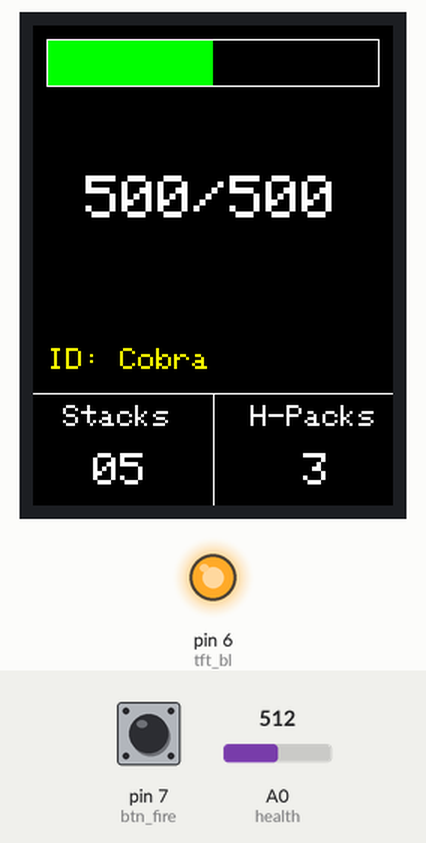
Recording of a sketch running on a simulated Arduino Uno, built with avr-gcc and run on an emulated ATmega328P. On the bench: 240×320 colour display, output pins drawn as LEDs (lit = HIGH). The test bench sets the inputs (shaded band); at power-on: A0 (health) = 512, pin 7 (btn_fire) HIGH.

Above: at 1.4 s.
1.5 s: A0 (health) set to 378
At 2.7 s:
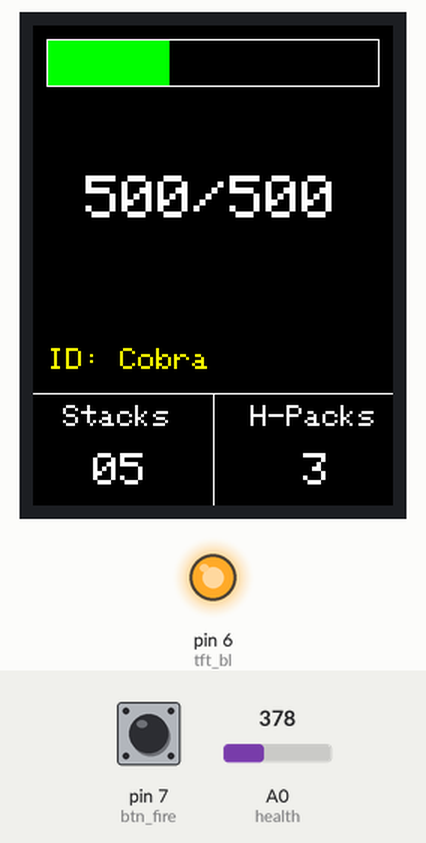
3.0 s: A0 (health) set to 362
At 3.9 s:
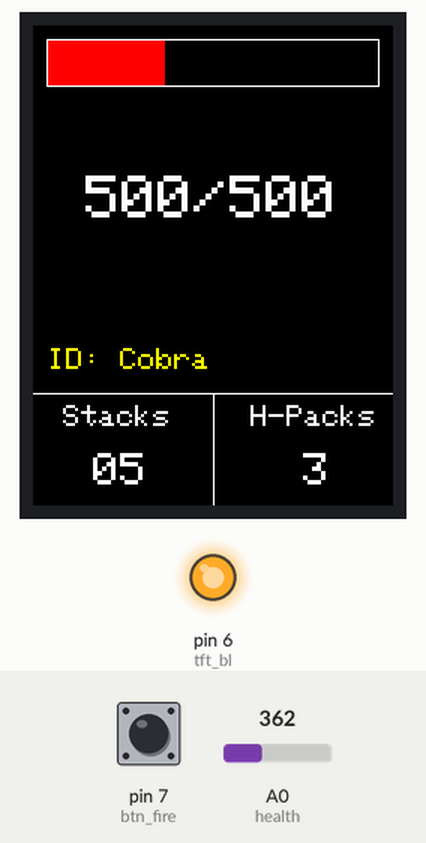
4.5 s: pin 7 (btn_fire) pulled LOW for 1 s
At 6.0 s:
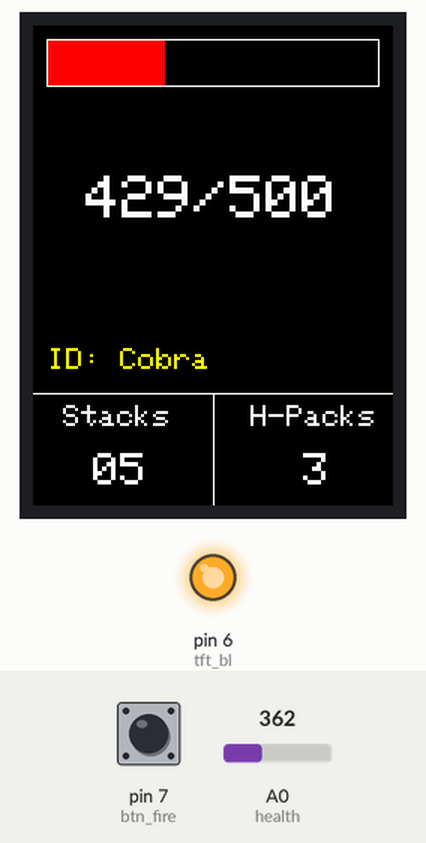
7.0 s: pin 7 (btn_fire) pulled LOW for 0.15 s
At 7.6 s:
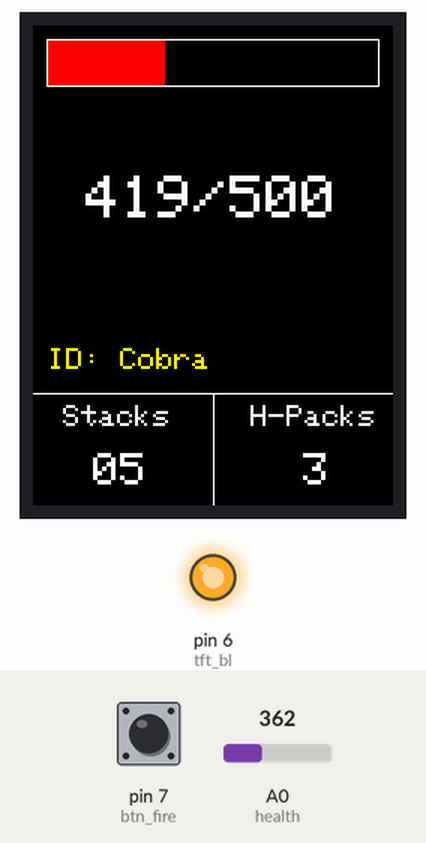
8.6 s: A0 (health) set to 306
At 9.6 s:
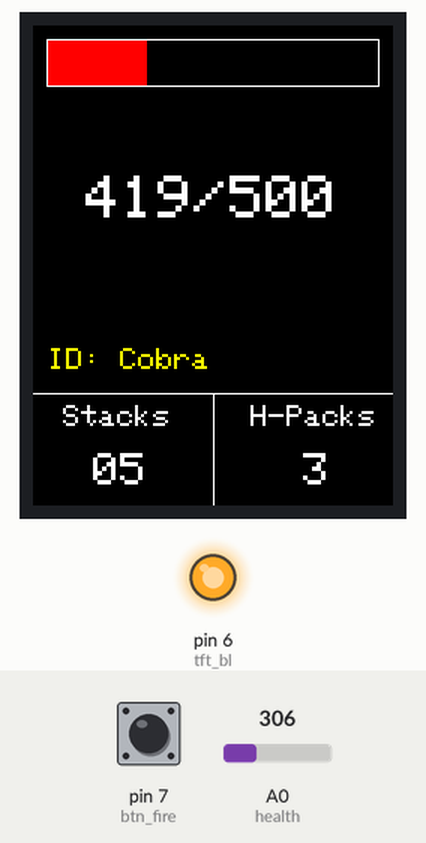
Timing chart, 0 to 11.1 s (numbered marks = the images above; inputs shaded):
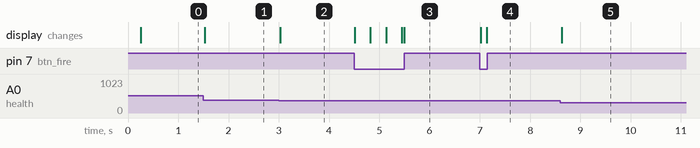

Measured:
- the behaviour switches between 370 and 369 on A0 (health) (found by bisection; images 1 and 2)
- after the input at 1.5 s, the display: changes at once (image 1)
- after the input at 3.0 s, the display: changes at once (image 2)
- after the input at 4.5 s, the display: first changes at once (image 3 shows a later state)
- after the input at 7.0 s, the display: first changes at once (image 4 shows a later state)
- after the input at 8.6 s, the display: changes at once (image 5)

The sketch:

ArduinoLaserTag.ino
```cpp
#include "SPI.h"
#include "Adafruit_GFX.h"
#include "Adafruit_ILI9340.h"
#include "pins.h"
#include "config.h"

#if defined(__SAM3X8E__)
#undef __FlashStringHelper::F(string_literal)
#define F(string_literal) string_literal
#endif

Adafruit_ILI9340 tft = Adafruit_ILI9340(tft_cs, tft_dc, tft_rst);

void setup() {
  Serial.begin(9600);
  pinMode(tft_bl, OUTPUT);
  pinMode(tft_cs, OUTPUT);
  pinMode(btn_fire, INPUT_PULLUP);
  value = map(analogRead(health), 0, 1023, 0, 220);
  analogWrite(tft_bl, 255);
  tft.begin();
  tft.fillScreen(ILI9340_BLACK);
  GUI();
  PlayerID();
}

void loop(void) {
  HealthBar();
  Magazine();
  ShootBar();
  HealthPacks();
}

void ShootBar() {
  value = map(analogRead(health), 0, 1015, 0, 220);
  if (digitalRead(btn_fire) == LOW) {
    shoots = shoots - 1;
  }
  tft.setCursor(35, 100);
  tft.setTextColor(ILI9340_WHITE, ILI9340_BLACK);
  tft.setTextSize(4);
  if (shoots < 10) {
    tft.print("00");
    tft.print(shoots);
    tft.print("/500");
  }
  else if ((shoots > 10) && (shoots < 100)) {
    tft.print("0");
    tft.print(shoots);
    tft.print("/500");
  }
  else if ((shoots > 100)) {
    tft.print(shoots);
    tft.print("/500");
  }
}

void HealthBar() {
  tft.setCursor(0, 0);
  int h = map(value, 0, 220, 0, 100);
  tft.fillRect(value + 10, 10, 220 - value, 30, ILI9340_BLACK);
  if (h > 35) {
    tft.fillRect(10, 10, value, 30, ILI9340_GREEN);
  } else {
    tft.fillRect(10, 10, value, 30, ILI9340_RED);
  }
}

void Magazine() {
  tft.setCursor(40, 285);
  tft.setTextSize(3);
  if (stacks < 10) {
    tft.print("0");
    tft.print(stacks);
  }
  else {
    tft.print(stacks);
  }
}

void PlayerID() {
  tft.setCursor(10, 215);
  tft.setTextColor(ILI9340_YELLOW, ILI9340_BLACK);
  tft.setTextSize(2);
  tft.print("ID: ");tft.print(player_id);
}

void HealthPacks() {
  tft.setCursor(180, 285);
  tft.setTextSize(3);
  tft.print(healthPacks);
}

void GUI() {
  tft.drawRect(9, 9, 222, 32, ILI9340_WHITE);
  tft.drawLine(0, 245, 240, 245, ILI9340_WHITE);
  tft.drawLine(120, 245, 120, 320, ILI9340_WHITE);
  tft.setCursor(20, 253);
  tft.setTextColor(ILI9340_WHITE, ILI9340_BLACK);
  tft.setTextSize(2);
  tft.print("Stacks");
  tft.setCursor(145, 253);
  tft.setTextColor(ILI9340_WHITE, ILI9340_BLACK);
  tft.setTextSize(2);
  tft.print("H-Packs");
}
```

config.h
```cpp
int value = 0;
int shoots = 500;
int health = A0;
int stacks = 5;
int healthPacks = 3;

String player_id = "Cobra";
```

pins.h
```cpp
#define tft_cs 10
#define tft_dc 5
#define tft_rst 8
#define tft_bl 6
#define btn_fire 7
#define btn_reload 3
```
